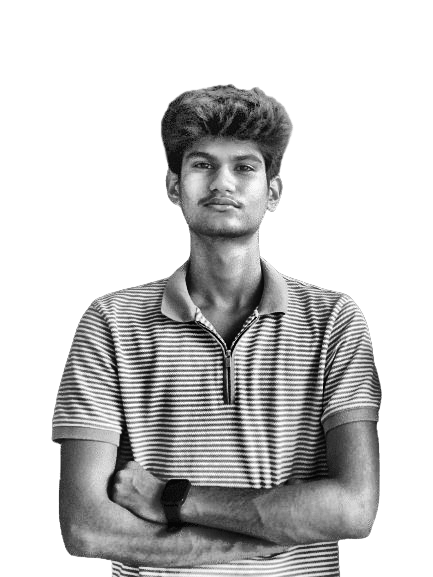
#> input picture assets/photo-ready.png, 433 x 577 px, found by its file name
$ python render_portrait.py
#> lines starting #> are read from the running program, lines starting #| are printed output that depends on the picture
from PIL import Image
import numpy as np

GLYPHS = " '.,:;~+*xXO#"  # Light to dark ramp

def generate_ascii_svg(image_path="assets/photo-ready.png", output_svg="portrait.svg", cols=70):
#> called with image_path = 'assets/photo-ready.png', output_svg = 'portrait.svg', cols = 70
    img = Image.open(image_path).convert('L')
#> img is the input picture: PIL image 433x577 L; min 0, max 255, mean 201.5

    # Maintain character aspect ratio (~1:2 character dimension ratio)
    w, h = img.size
#> w = 433; h = 577
    aspect_ratio = h / w
#> aspect_ratio = 1.33
    rows = int(cols * aspect_ratio * 0.48)
#> rows = 44

    img = img.resize((cols, rows), Image.Resampling.LANCZOS)
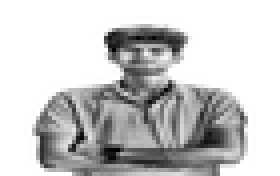
#> img: PIL image 70x44 L (shown 4 times larger); min 0, max 255, mean 201.2
    pixels = np.array(img)

    # Map pixel values (0-255) to character indices
    glyph_indices = (pixels / 256.0 * len(GLYPHS)).astype(int)

    cell_w, cell_h = 8, 14
    svg_w, svg_h = cols * cell_w + 20, rows * cell_h + 20
#> svg_w = 580; svg_h = 636

    css_rules = []
    text_rows = []

    for r in range(rows):
        row_str = "".join([GLYPHS[glyph_indices[r, c]] for c in range(cols)])
        # Escape XML entities
        row_str = row_str.replace("&", "&amp;").replace("<", "&lt;").replace(">", "&gt;").replace(" ", "&#160;")

        delay = r * 0.04  # 40ms stagger per row
        css_rules.append(f"""
        .row-{r} {{
            animation: revealRow 0.1s ease-out {delay:.2f}s forwards;
            opacity: 0;
        }}""")

        y_pos = 20 + (r * cell_h)
        text_rows.append(f'<text x="10" y="{y_pos}" class="row-{r}">{row_str}</text>')
#> after the loop, css_rules = 44 items; text_rows = 44 items

    svg_content = f"""<svg xmlns="http://www.w3.org/2000/svg" viewBox="0 0 {svg_w} {svg_h}" width="{svg_w}" height="{svg_h}">
    <style>
        text {{
            font-family: 'Courier New', Courier, monospace;
            font-size: 12px;
            font-weight: bold;
            fill: #39d353;
            white-space: pre;
        }}
        @keyframes revealRow {{
            from {{ opacity: 0; transform: translateY(-2px); }}
            to {{ opacity: 1; transform: translateY(0); }}
        }}
        {''.join(css_rules)}
    </style>
    <rect width="100%" height="100%" fill="#0d1117" rx="6"/>
    {''.join(text_rows)}
</svg>"""

    with open(output_svg, "w", encoding="utf-8") as f:
        f.write(svg_content)
    print(f"✅ ASCII Portrait saved to {output_svg}")

if __name__ == "__main__":
    generate_ascii_svg()
